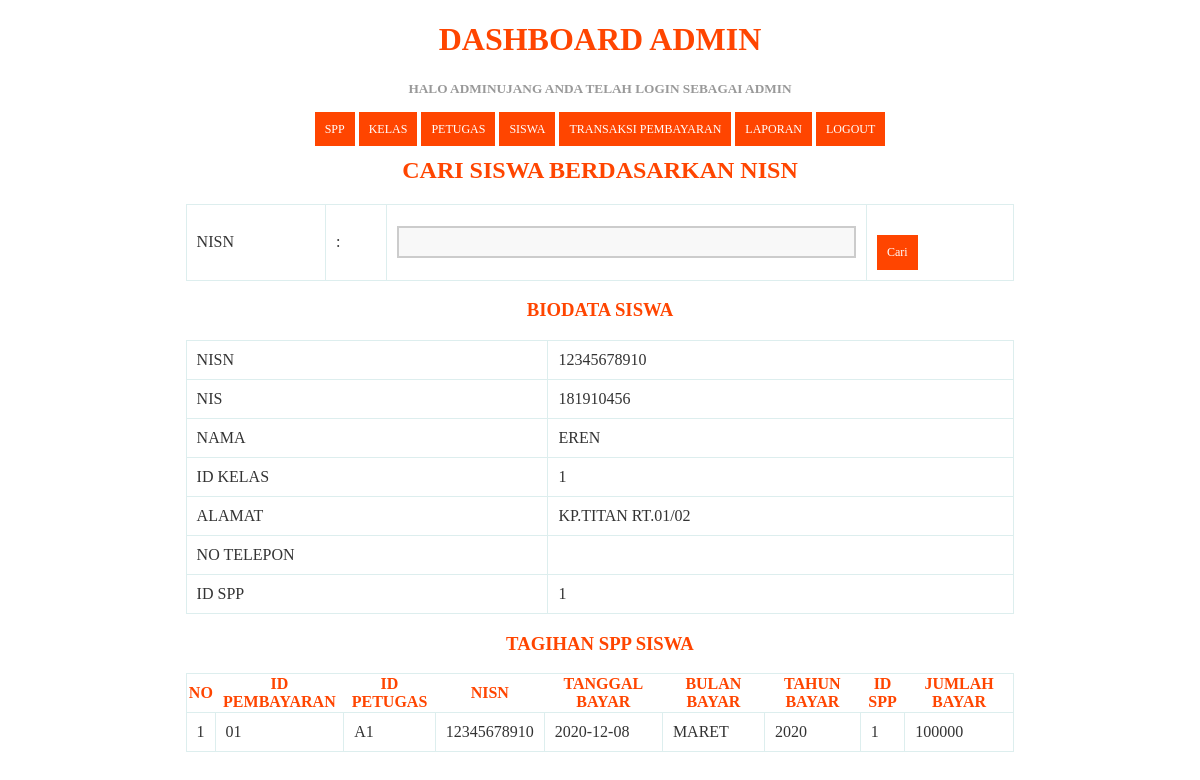
The page /history.php?nisn=12345678910 (signed in) on the database its author committed.
### tables this page shows
CREATE TABLE IF NOT EXISTS `siswa` (
  `nisn` char(20) NOT NULL,
  `nis` char(20) NOT NULL,
  `nama` varchar(40) NOT NULL,
  `id_kelas` int(10) NOT NULL,
  `no_telp` varchar(12) NOT NULL,
  `id_spp` int(5) NOT NULL,
  `alamat` text NOT NULL
);

CREATE TABLE IF NOT EXISTS `pembayaran` (
  `id_pembayaran` char(10) NOT NULL,
  `id_petugas` char(10) NOT NULL,
  `nisn` varchar(20) NOT NULL,
  `tgl_bayar` date NOT NULL,
  `bulan_dibayar` varchar(10) NOT NULL,
  `tahun_dibayar` varchar(10) NOT NULL,
  `id_spp` int(10) NOT NULL,
  `jumlah_bayar` int(30) NOT NULL
);

### history.php (the view, shortened to what this page needs)
<!DOCTYPE html>
<html>
  <head>
  </head>
<body>
<?php
include 'header.php';
 ?>
       <div class="container">
  <div class="page-header">
<center><h2>Cari Siswa Berdasarkan Nisn</h2>
  </div>
 <form action="" method="get">
  <table class="table">
    <tr>
      <td>Nisn </td>
      <td>:</td>
      <td>
        <input class="form-control" type="text" name="nisn">
      </td>
      <td>
        <button class="btn btn-success" type="submit" name="cari">Cari</button>
      </td>
    </tr>
  </table>
 </form>
<?php
if (isset($_GET['nisn']) && $_GET['nisn'] != ''){
  $data = $koneksi->query("SELECT * FROM siswa WHERE nisn = '$_GET[nisn]'");
  $data = mysqli_fetch_assoc($data);
?>
<div class="panel panel-info">
  <div class="panel-heading">
<center><h3>Biodata siswa</h3>
</div>
<div class="panel panel-body">
  <table class="table table-bordered table-striped">
    <tr>
      <td>Nisn</td>
      <td><?=$data['nisn'] ?></td>
    </tr>
    <tr>
      <td>Nis</td>
      <td><?= $data['nis'] ?></td>
    </tr>
    <tr>
      <td>Nama</td>
      <td><?= $data['nama'] ?></td>
    </tr>
    <tr>
      <td>Id Kelas</td>
      <td><?= $data['id_kelas'] ?></td>
    </tr>
    <tr>
      <td>Alamat</td>
      <td><?= $data['alamat'] ?></td>
    </tr>
    <tr>
      <td>No Telepon</td>
      <td><?= $data['no_tlp'] ?></td>
    </tr>
    <tr>
      <td>ID SPP</td>
      <td><?= $data['id_spp'] ?></td>
    </tr>
  </table>
</div>
</div>
<div class="panel panel-info">
  <div class="panel-heading">
<center><h3>Tagihan SPP Siswa</h3>
</div>
<div class="panel-body ">
  <table class="table table-bordered table-striped">
<tr>
  <th>NO</th>
  <th>Id Pembayaran</th>
  <th>Id Petugas</th>
  <th>Nisn</th>
  <th>Tanggal Bayar</th>
  <th>Bulan Bayar</th>
  <th>Tahun Bayar</th>
  <th>Id Spp</th>
  <th>Jumlah Bayar</th>
</tr>
<?php
$sql= mysqli_query($koneksi ," SELECT * FROM pembayaran WHERE nisn = '$data[nisn]' ORDER BY jumlah_bayar ASC ");
$i=1;
while($sq= mysqli_fetch_assoc($sql)){
  echo "
    <tr>
      <td>$i</td>
      <td>$sq[id_pembayaran]</td>
      <td>$sq[id_petugas]</td>
      <td>$sq[nisn]</td>
      <td>$sq[tgl_bayar]</td>
      <td>$sq[bulan_dibayar]</td>
      <td>$sq[tahun_dibayar]</td>
      <td>$sq[id_spp]</td>
      <td>$sq[jumlah_bayar]</td>
    </tr>
    ";
    $i++;
}
 ?>
</table>
</div>
</div>
<?php
}
?>

### history.php (style rules this page uses)
* { font-family: "Trebuchet MS"; }
tr { text-transform: uppercase; color:orangered; }
h2 { text-transform: uppercase; color:orangered; }
h3 { text-transform: uppercase; color:orangered; }
th { text-transform: uppercase; color:orangered; }
td { text-transform: uppercase; color:#999999; }
button { background-color: orangered; color: #fff; padding: 10px; text-decoration: none; font-size: 12px; border: 0px; margin-top: 20px; }
input { padding: 6px; width: 100%; box-sizing: border-box; background: #f8f8f8; border: 2px solid #ccc; outline-color: orangered; }
div { text-transform: uppercase; color:#999999; }

### header.php (style rules this page uses)
* { font-family: "Trebuchet MS"; }
table { border: solid 1px #DDEEEE; border-collapse: collapse; border-spacing: 0; width: 70%; margin: 10px auto 10px auto; }
table tbody td { border: solid 1px #DDEEEE; color: #333; padding: 10px; text-shadow: 1px 1px 1px #fff; }

### rows shown on the page
siswa: nisn "12345678910", nis "181910456", nama "EREN", id_kelas "1", alamat "KP.TITAN RT.01/02", id_spp "1"
pembayaran: id_pembayaran "01", id_petugas "A1", nisn "12345678910", tgl_bayar "2020-12-08", bulan_dibayar "MARET", tahun_dibayar "2020", id_spp "1", jumlah_bayar "100000"

### other values the page prints
$_SESSION['username'] "ADMINUJANG"
$_SESSION['level'] "ADMIN"
